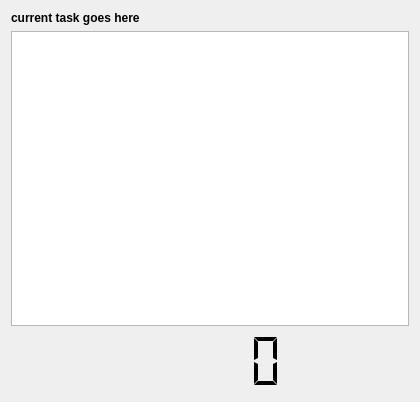
<?xml version="1.0" encoding="UTF-8"?>
<ui version="4.0">
 <class>MainWindow</class>
 <widget class="QMainWindow" name="MainWindow">
  <property name="geometry">
   <rect>
    <x>0</x>
    <y>0</y>
    <width>420</width>
    <height>402</height>
   </rect>
  </property>
  <property name="windowTitle">
   <string>IYPTClockClient</string>
  </property>
  <widget class="QWidget" name="centralWidget">
   <layout class="QGridLayout" name="gridLayout">
    <item row="1" column="0" colspan="2">
     <widget class="ThemeClockWidget" name="graphicsView">
      <property name="sizePolicy">
       <sizepolicy hsizetype="Expanding" vsizetype="Expanding">
        <horstretch>0</horstretch>
        <verstretch>5</verstretch>
       </sizepolicy>
      </property>
      <property name="renderHints">
       <set>QPainter::Antialiasing|QPainter::SmoothPixmapTransform|QPainter::TextAntialiasing</set>
      </property>
     </widget>
    </item>
    <item row="2" column="0" colspan="2">
     <widget class="QLCDNumber" name="lcdNumber">
      <property name="sizePolicy">
       <sizepolicy hsizetype="Minimum" vsizetype="Minimum">
        <horstretch>0</horstretch>
        <verstretch>1</verstretch>
       </sizepolicy>
      </property>
      <property name="frameShape">
       <enum>QFrame::NoFrame</enum>
      </property>
      <property name="numDigits">
       <number>5</number>
      </property>
      <property name="segmentStyle">
       <enum>QLCDNumber::Flat</enum>
      </property>
     </widget>
    </item>
    <item row="0" column="0" colspan="2">
     <widget class="QLabel" name="stageLabel">
      <property name="font">
       <font>
        <weight>75</weight>
        <bold>true</bold>
       </font>
      </property>
      <property name="text">
       <string>current task goes here</string>
      </property>
     </widget>
    </item>
   </layout>
  </widget>
  <action name="action_Quit">
   <property name="text">
    <string>Quit</string>
   </property>
   <property name="toolTip">
    <string>Quit</string>
   </property>
   <property name="shortcut">
    <string>Ctrl+Q</string>
   </property>
  </action>
 </widget>
 <layoutdefault spacing="6" margin="11"/>
 <customwidgets>
  <customwidget>
   <class>ThemeClockWidget</class>
   <extends>QGraphicsView</extends>
   <header>themeclockwidget.h</header>
  </customwidget>
 </customwidgets>
 <resources/>
 <connections>
  <connection>
   <sender>action_Quit</sender>
   <signal>triggered()</signal>
   <receiver>MainWindow</receiver>
   <slot>close()</slot>
   <hints>
    <hint type="sourcelabel">
     <x>-1</x>
     <y>-1</y>
    </hint>
    <hint type="destinationlabel">
     <x>214</x>
     <y>205</y>
    </hint>
   </hints>
  </connection>
 </connections>
</ui>
